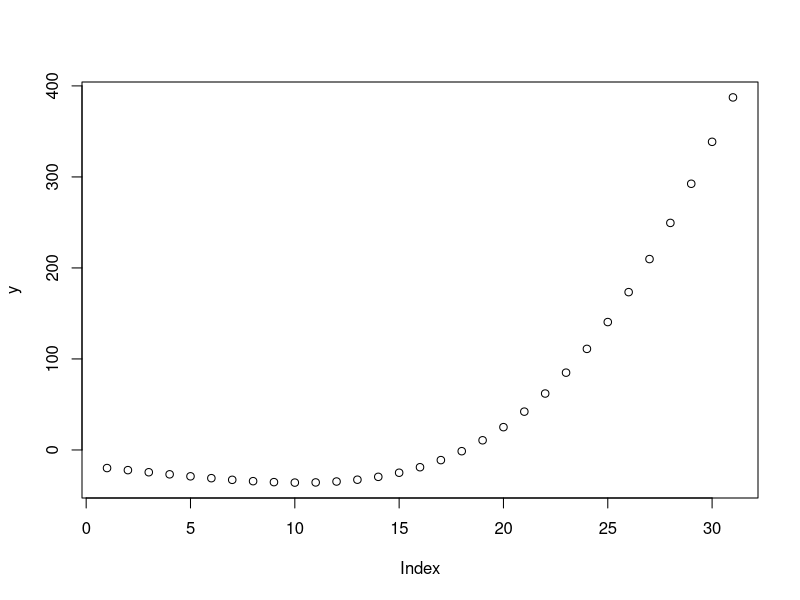
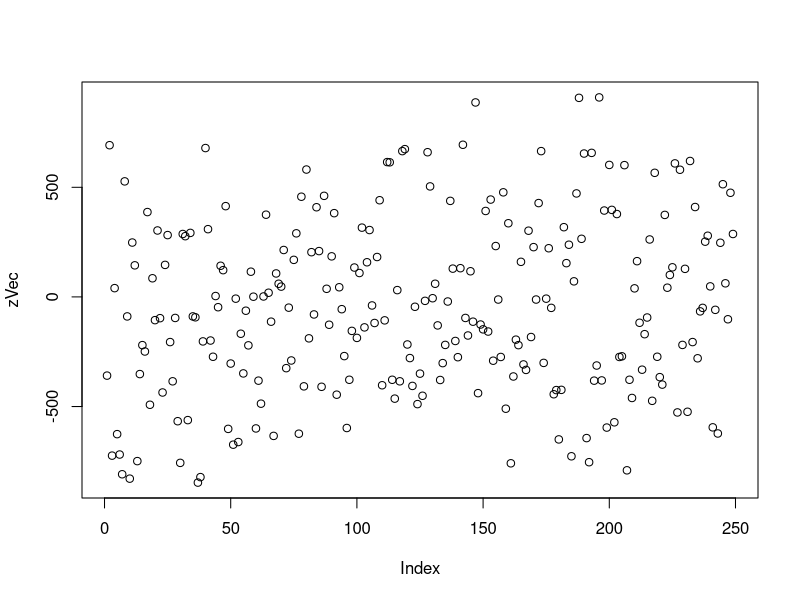
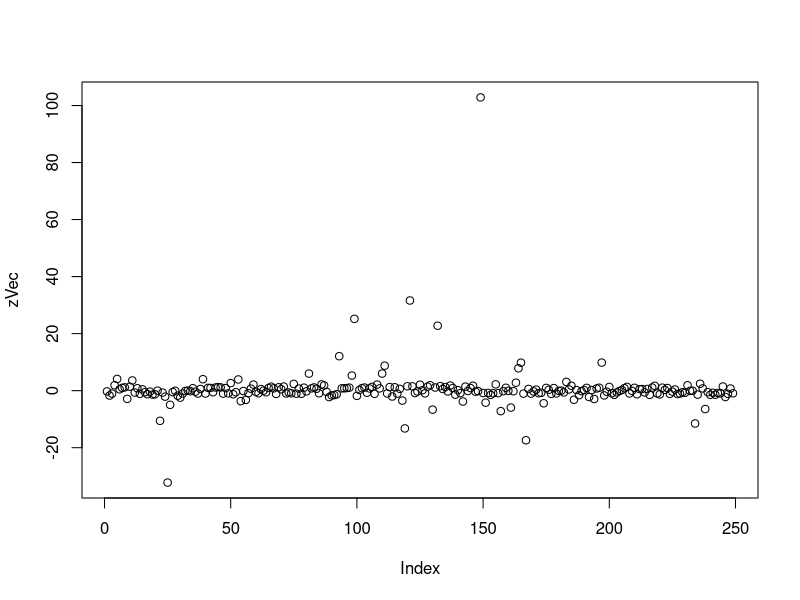
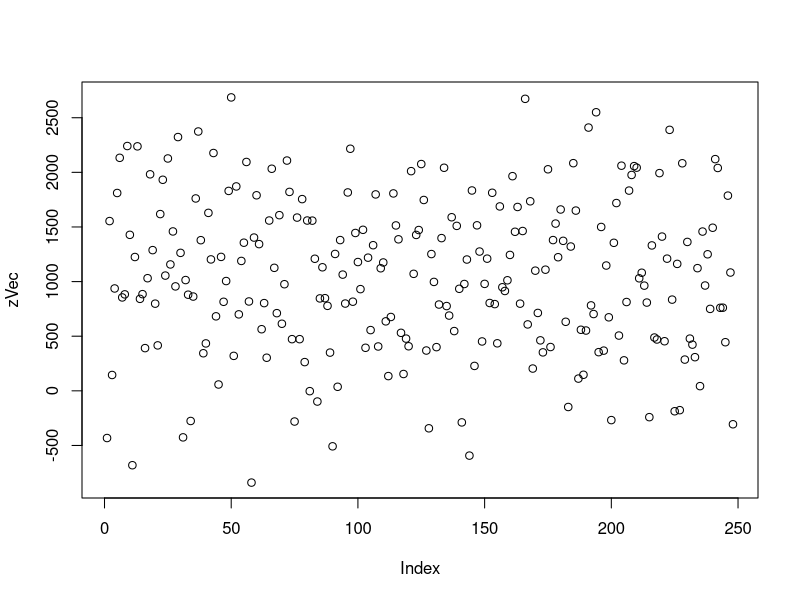
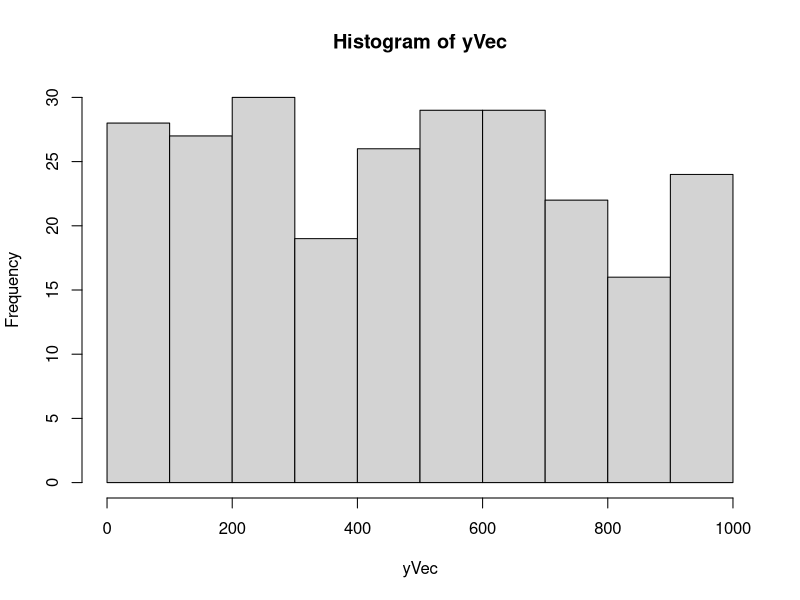
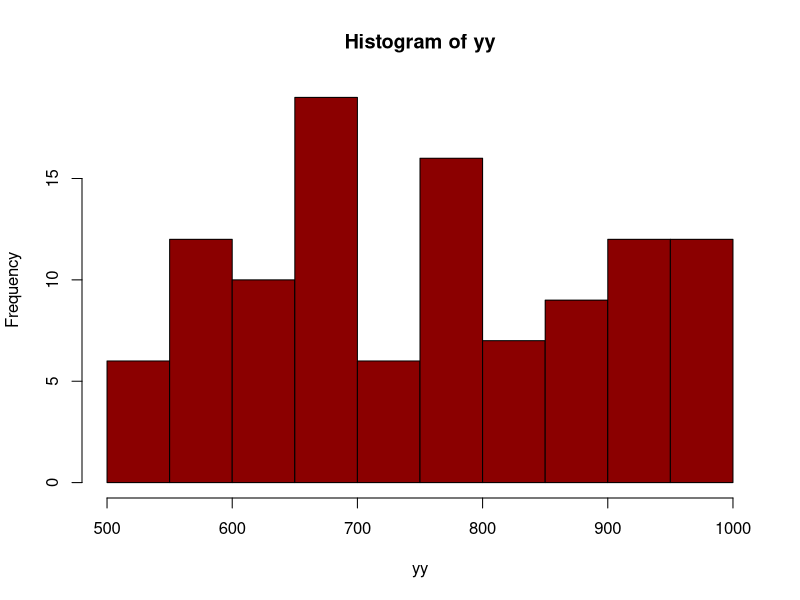
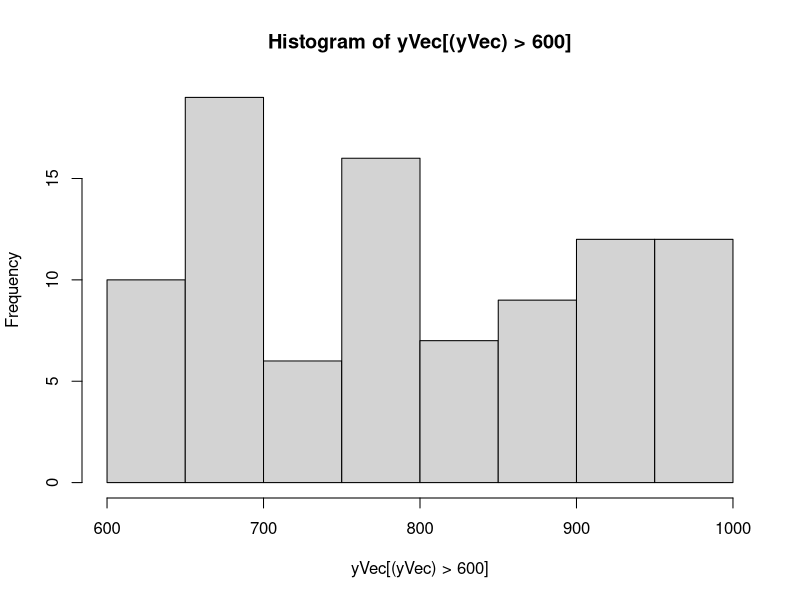
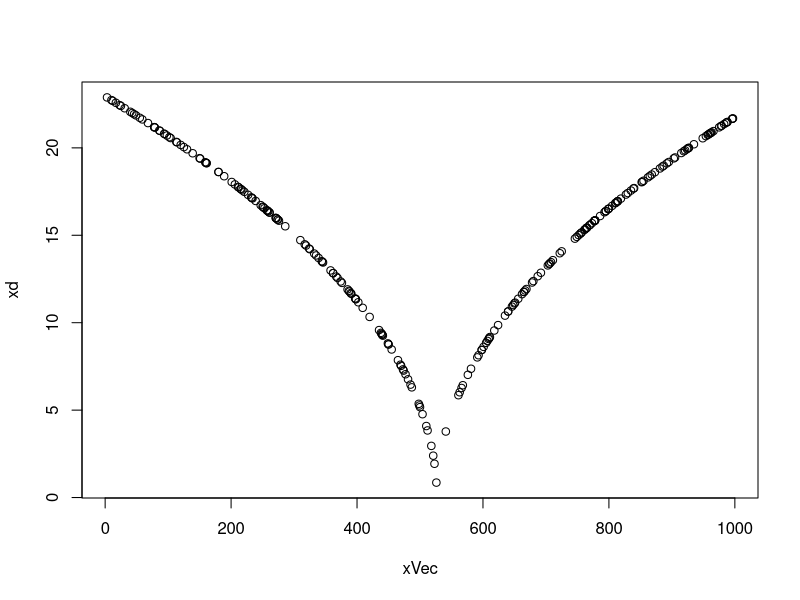

Source code (R) for these figures, in order:
## ---- chunk 1
library(ggplot2)
options(digits = 5)
## ---- chunk 2
#creat the vectors
c(1:20)

c(20:1)
?c

c(1:20,19:1)

tmp <- c(4,6,3)

rep(tmp,10)
?rep
rep(tmp,10,length.out = 28)

rep(tmp,10,len = 28)

c(rep(4,10),rep(6,20),rep(3,30))
rep(tmp,c(10,20,30))#hahahah!!
## ---- chunk 3
x <- 0.1 * c(30:60)
y <- exp(x)*cos(x)
plot(y)
## ---- chunk 4
#a
a <- rep(c(.1,.2),12)
b <- rep(3*c(1:12), each = 2)-rep(c(0,2),12)
a^b

#b
a <- c(1:25)
(2^a)/a
## ---- chunk 5
#a
tmp <- c(10:100)
sum(tmp^3 + 4*tmp^2)

#b
i <- c(1:25)
sum((2^i)/i + (3^i)/(i^2))
## ---- chunk 6
#a
?paste
nth <- paste0(1:12, c("st", "nd", "rd", rep("th", 9)))
paste("label", 1:30)

#b
paste0("fn",1:30)
paste("fn", 1:30, sep = "")#both work
## ---- chunk 7
set.seed(50)
xVec <- sample(0:999, 250, replace=T)
yVec <- sample(0:999, 250, replace=T)

#a
i <- c(1:249)
zVec <- yVec[i+1] - xVec[i]
plot(zVec)

#b
zVec <- sin(yVec[i])/cos(xVec[i+1])
plot(zVec)

#c
i <- c(1:248)
zVec <- xVec[i]+2*xVec[i+1]-xVec[i+2]
plot(zVec)

#d
i <- c(1:249)
sum((exp(1)^-xVec[i+1])/(xVec[i]+10))

## ---- chunk 8
#a
yy <-sort(yVec)
yy <- yy[142:250]

yVec[(yVec)>600]#better approach

hist(yVec )
hist(yy,col = "darkred")
hist(yVec[(yVec)>600])#same result

#b
order(yVec)[142:250]

sort(yVec,index.return = TRUE)$ix[sort(yVec,index.return = TRUE)$x>600]#better approach

order(yVec)[sort(yVec)>600]#better than better approach

#c
index <-order(yVec)[sort(yVec)>600]

xc <- xVec[index]
xc

#d
xbar <- mean(xVec)
xd <- abs(xVec - xbar)^0.5
xd
plot(xVec,xd)

#e
sum(1*(yVec > max(yVec) -200))

#f
sum(xVec%%2)

#g
xVec[order(yVec)]
plot(xVec[order(yVec)])

#h
i <- 1+3*c(0:83)
yVec[i]
## ---- chunk 9
i <- c(1:19)
1 + sum(cumprod(2*i/(2*i+1)))
